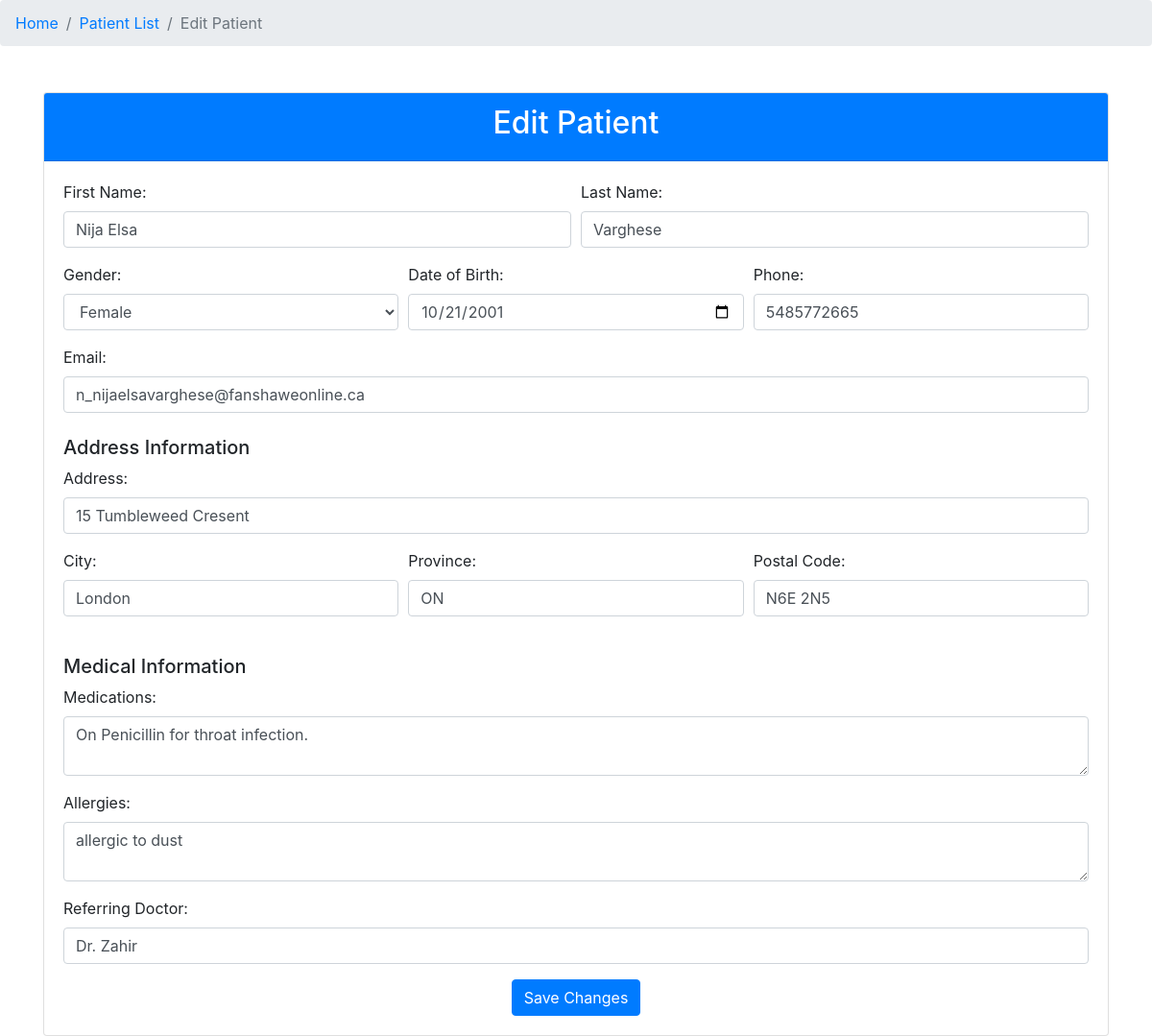
/edit_patient.php?id=6 (signed in), run on the app's committed database.
### tables this page shows
CREATE TABLE `patient` (
  `patient_id` int(11) NOT NULL,
  `fname` varchar(255) NOT NULL,
  `lname` varchar(255) NOT NULL,
  `gender` char(1) NOT NULL,
  `DOB` date NOT NULL,
  `phone` bigint(20) NOT NULL,
  `email` varchar(255) NOT NULL
);

CREATE TABLE `patient_address` (
  `address_id` int(11) NOT NULL,
  `fk_patient_id` int(11) NOT NULL,
  `address` varchar(255) NOT NULL,
  `province` varchar(50) NOT NULL,
  `city` varchar(100) NOT NULL,
  `postal_code` varchar(20) NOT NULL
);

CREATE TABLE `patient_record` (
  `patient_record_id` int(11) NOT NULL,
  `fk_patient_id` int(11) NOT NULL,
  `allergies` text DEFAULT NULL,
  `records` text DEFAULT NULL,
  `referrals` text DEFAULT NULL
);

### edit_patient.php (the view, shortened to what this page needs)
<?php
include 'config.php';
if (isset($_GET['id'])) {
    $id = $_GET['id'];
    $stmt_patient = $conn->prepare("SELECT * FROM patient WHERE patient_id = ?");
    $stmt_patient->bind_param("i", $id);
    $stmt_patient->execute();
    $result_patient = $stmt_patient->get_result();
    $patient = $result_patient->fetch_assoc();
    $stmt_address = $conn->prepare("SELECT * FROM patient_address WHERE fk_patient_id = ?");
    $stmt_address->bind_param("i", $id);
    $stmt_address->execute();
    $result_address = $stmt_address->get_result();
    $address = $result_address->fetch_assoc();
    $stmt_records = $conn->prepare("SELECT * FROM patient_record WHERE fk_patient_id = ?");
    $stmt_records->bind_param("i", $id);
    $stmt_records->execute();
    $result_records = $stmt_records->get_result();
    $records = $result_records->fetch_assoc();
} else {
    echo "No patient ID provided.";
    exit();
}
?>
<!DOCTYPE html>
<html lang="en">
<head>
    <link href="https://stackpath.bootstrapcdn.com/bootstrap/4.5.2/css/bootstrap.min.css" rel="stylesheet">
</head>
<body>
     <nav aria-label="breadcrumb">
        <ol class="breadcrumb">
            <li class="breadcrumb-item"><a href="index.php">Home</a></li>
            <li class="breadcrumb-item"><a href="patient_list.php">Patient List</a></li>
            <li class="breadcrumb-item active" aria-current="page">Edit Patient</li>
        </ol>
    </nav>
    <div class="container mt-5">
        <div class="card">
            <div class="card-header bg-primary text-white text-center">
                <h2>Edit Patient</h2>
            </div>
            <div class="card-body">
                <form action="edit_patient.php?id=<?php echo $id; ?>" method="POST">
                    <div class="form-row">
                        <div class="form-group col-md-6">
                            <label for="first_name">First Name:</label>
                            <input type="text" class="form-control" id="first_name" name="first_name" value="<?php echo htmlspecialchars($patient['fname']); ?>" required>
                        </div>
                        <div class="form-group col-md-6">
                            <label for="last_name">Last Name:</label>
                            <input type="text" class="form-control" id="last_name" name="last_name" value="<?php echo htmlspecialchars($patient['lname']); ?>" required>
                        </div>
                    </div>
                    <div class="form-row">
                        <div class="form-group col-md-4">
                            <label for="gender">Gender:</label>
                            <select class="form-control" id="gender" name="gender" required>
                                <option value="F" <?php if ($patient['gender'] == 'F') echo 'selected'; ?>>Female</option>
                            </select>
                        </div>
                        <div class="form-group col-md-4">
                            <label for="dob">Date of Birth:</label>
                            <input type="date" class="form-control" id="dob" name="dob" value="<?php echo $patient['DOB']; ?>" required>
                        </div>
                        <div class="form-group col-md-4">
                            <label for="phone">Phone:</label>
                            <input type="text" class="form-control" id="phone" name="phone" value="<?php echo htmlspecialchars($patient['phone']); ?>">
                        </div>
                    </div>
                    <div class="form-group">
                        <label for="email">Email:</label>
                        <input type="email" class="form-control" id="email" name="email" value="<?php echo htmlspecialchars($patient['email']); ?>">
                    </div>
                    <h5 class="mt-4">Address Information</h5>
                    <div class="form-group">
                        <label for="address">Address:</label>
                        <input type="text" class="form-control" id="address" name="address" value="<?php echo htmlspecialchars($address['address']); ?>">
                    </div>
                    <div class="form-row">
                        <div class="form-group col-md-4">
                            <label for="city">City:</label>
                            <input type="text" class="form-control" id="city" name="city" value="<?php echo htmlspecialchars($address['city']); ?>">
                        </div>
                        <div class="form-group col-md-4">
                            <label for="province">Province:</label>
                            <input type="text" class="form-control" id="province" name="province" value="<?php echo htmlspecialchars($address['province']); ?>">
                        </div>
                        <div class="form-group col-md-4">
                            <label for="postal_code">Postal Code:</label>
                            <input type="text" class="form-control" id="postal_code" name="postal_code" value="<?php echo htmlspecialchars($address['postal_code']); ?>">
                        </div>
                    </div>
                    <h5 class="mt-4">Medical Information</h5>
                    <div class="form-group">
                        <label for="medications">Medications:</label>
                        <textarea class="form-control" id="medications" name="medications" rows="2"><?php echo htmlspecialchars($records['records']); ?></textarea>
                    </div>
                    <div class="form-group">
                        <label for="allergies">Allergies:</label>
                        <textarea class="form-control" id="allergies" name="allergies" rows="2"><?php echo htmlspecialchars($records['allergies']); ?></textarea>
                    </div>
                    <div class="form-group">
                        <label for="referring_doctor">Referring Doctor:</label>
                        <input type="text" class="form-control" id="referring_doctor" name="referring_doctor" value="<?php echo htmlspecialchars($records['referrals']); ?>">
                    </div>
                    <div class="text-center">
                        <button type="submit" class="btn btn-primary">Save Changes</button>
                    </div>
                </form>
            </div>
        </div>
    </div>
</body>
</html>

### data on the page
patient: first_name "Nija Elsa", last_name "Varghese", gender "Female", dob "10/21/2001", phone "5485772665", email "n_nijaelsavarghese@fanshaweonline.ca"
patient_address: address "15 Tumbleweed Cresent", city "London", province "ON", postal_code "N6E 2N5"
patient_record: medications "On Penicillin for throat infection.", allergies "allergic to dust", referring_doctor "Dr. Zahir"
